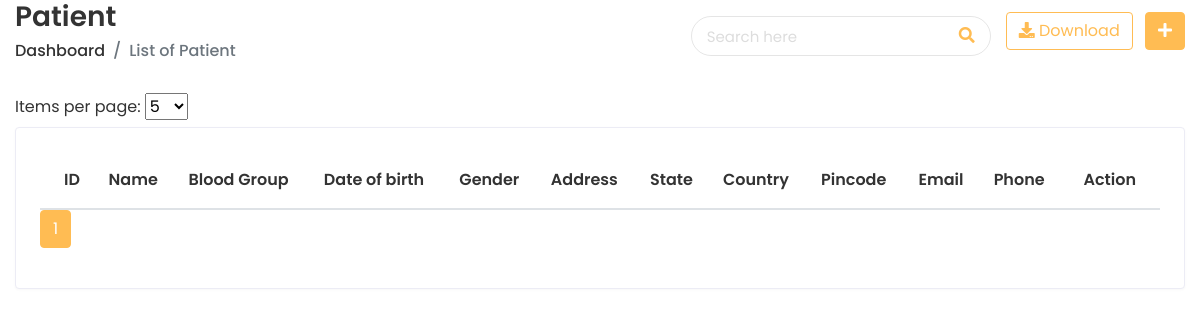
The app's page /app/patientlist/ (signed in), older data.
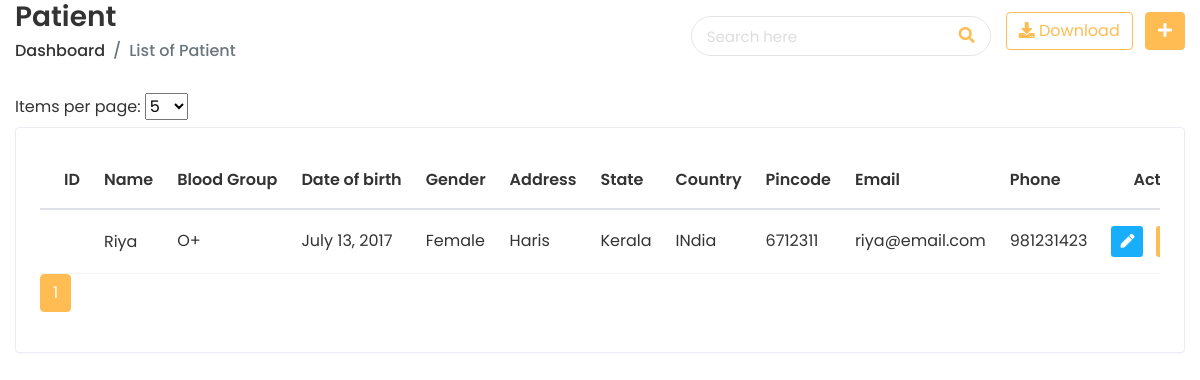
The same page, newer data.
### doctor/models.py (models this page shows, shortened)
class PatientDetails(models.Model):
    patient_number = models.IntegerField(null=True)
    patient_name = models.CharField(max_length=50, null=True)
    slug = models.SlugField(blank=True)
    gender = models.CharField(
         max_length=20,
         choices=(("Male", "Male"), ("Female", "Female"), ("Other", "Other")),
         null=True
     )
    blood_group = models.CharField(
        max_length=20, blank=True, null=True,
        choices=(
            ("O-", "O-"),
            ("O+", "O+"),
            ("A-", "A-"),
            ("A+", "A+"),
            ("B-", "B-"),
            ("B+", "B+"),
            ("AB-", "AB-"),
            ("AB+", "AB+"),
        ),
    )
    address = models.CharField(max_length=250, blank=True, null=True)
    state = models.CharField(max_length=200, blank=True, null=True)
    country = models.CharField(max_length=200, blank=True, null=True)
    pin_code = models.BigIntegerField(blank=True, null=True)
    email = models.EmailField(default="", max_length=50, null=True)
    date_of_birth = models.DateField(null=True)
    phone_number = models.CharField(default="", max_length=20, null=True)
    patient_image = models.BinaryField(blank=True, null=True)
    created = models.DateTimeField(auto_now_add=True)
    updated = models.DateTimeField(auto_now=True)

### doctor/views.py (the view)
# urls.py: path("patientlist/", views.patient_list, name="patient_list"),
@login_required
def patient_list(request):
    page_size = int(request.GET.get('page_size', getattr(settings, 'PAGE_SIZE', 5)))
    page = request.GET.get('page', 1)
    search_query = request.GET.get('search', '')
    patients = PatientDetails.objects.filter(
        Q(id__icontains=search_query) |
        Q(patient_name__icontains=search_query) |
        Q(email__icontains=search_query) |
        Q(phone_number__icontains=search_query)
    )
    patient_data = []
    for patient in patients:
        patient_data.append({'patient': patient})
    paginator = Paginator(patient_data, page_size)
    try:
        patient_page = paginator.page(page)
    except PageNotAnInteger:
        patient_page = paginator.page(1)
    return render(request, "patient/patient_list.html", {'patient_page': patient_page, 'page_size': page_size, 'search_query': search_query})

### templates/patient/patient_list.html (shortened to what the changed rows need)
{% extends 'home/base-login.html' %}
{% load compress static %}
{% block content %}
      <div class="content container-fluid">
     <div class="row">
        <div class="col-sm-12">
           <div class="card card-table">
              <div class="card-body">
                 <div class="table-responsive">
                    <table class="table table-hover table-center mb-0 datatable">
                       <thead>
                          <tr>
                             <th>ID</th>
                             <th>Name</th>
                             <th>Blood Group</th>
                             <th>Date of birth</th>
                             <th>Gender</th>
                             <th>Address</th>
                             <th>State</th>
                             <th>Country</th>
                             <th>Pincode</th>
                             <th>Email</th>
                             <th>Phone</th>
                             <th class="text-right">Action</th>
                          </tr>
                       </thead>
                       {% for data in patient_page %}
                       <tbody>
                          <tr>
                             <td>{{ data.id }}</td>
                             <td>
                              <h2 class="#">
                                 <a href="{% url 'patient_profile' data.patient.id %}">{{ data.patient.patient_name }}</a>
                              </h2>
                             </td>
                             <td>
                              {{ data.patient.blood_group }}
                           </td>
                             <td>
                                {{ data.patient.date_of_birth }}
                             </td>
                             <td>
                                {{ data.patient.gender }}
                             </td>
                             <td>
                              {{ data.patient.address }}
                           </td>
                           <td>
                              {{ data.patient.state }}
                           </td>
                           <td>
                              {{ data.patient.country }}
                           </td>
                           <td>
                              {{ data.patient.pin_code }}
                           </td>
                             <td>
                                {{ data.patient.email }}
                             </td>
                             <td>
                                {{ data.patient.phone_number }}
                             </td>
                             <td class="text-right">
                                <div class="actions">
                                   <a href="{% url 'patient_edit' data.patient.id %}" class="btn btn-sm bg-success-light mr-2">
                                   <i class="fas fa-pen"></i>
                                   </a>
                                   <a href="#" class="btn btn-sm bg-danger-light" onclick="confirmDelete('{{ data.patient.patient_name }}', '{{ data.patient.id }}')">
                                   </a>
                                </div>
                             </td>
                          </tr>
                       </tbody>
                       {% endfor %}
                    </table>
                 </div>
                 <nav>
                  <ul class="pagination">
                     {% for page_num in patient_page.paginator.page_range %}
                        <li class="page-item{% if page_num == patient_page.number %} active{% endif %}">
                           <a class="page-link" href="?page={{ page_num }}&page_size={{ page_size }}">{{ page_num }}</a>
                        </li>
                     {% endfor %}
                  </ul>
                 </nav>
              </div>
            </div>
         </div>
  {% endblock %}

Row changes from the older to the newer data that the page shows:
added PatientDetails: patient.patient_name "Riya", patient.blood_group "O+", patient.date_of_birth "July 13, 2017", patient.gender "Female", patient.address "Haris", patient.state "Kerala", patient.country "INdia", patient.pin_code "6712311", patient.email "riya@email.com", patient.phone_number "981231423"
